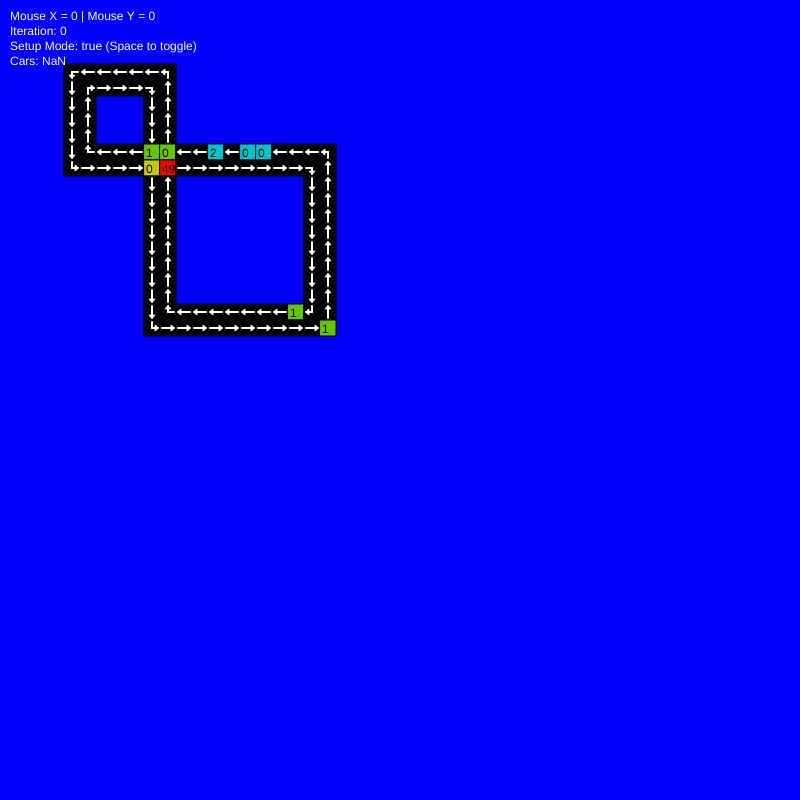
Frame 1 (no input)
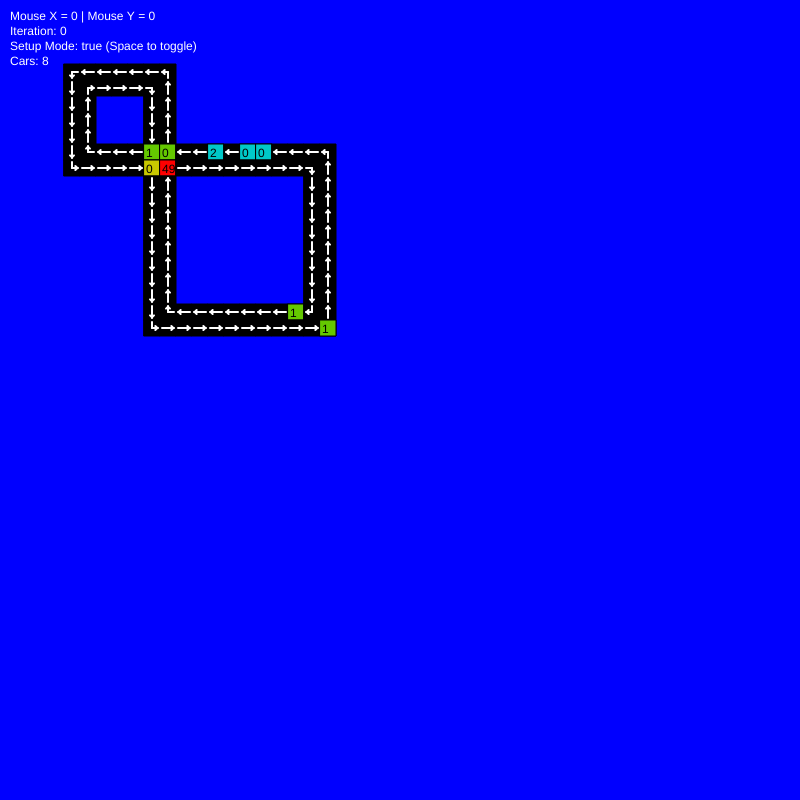
Frame 60 (no input)
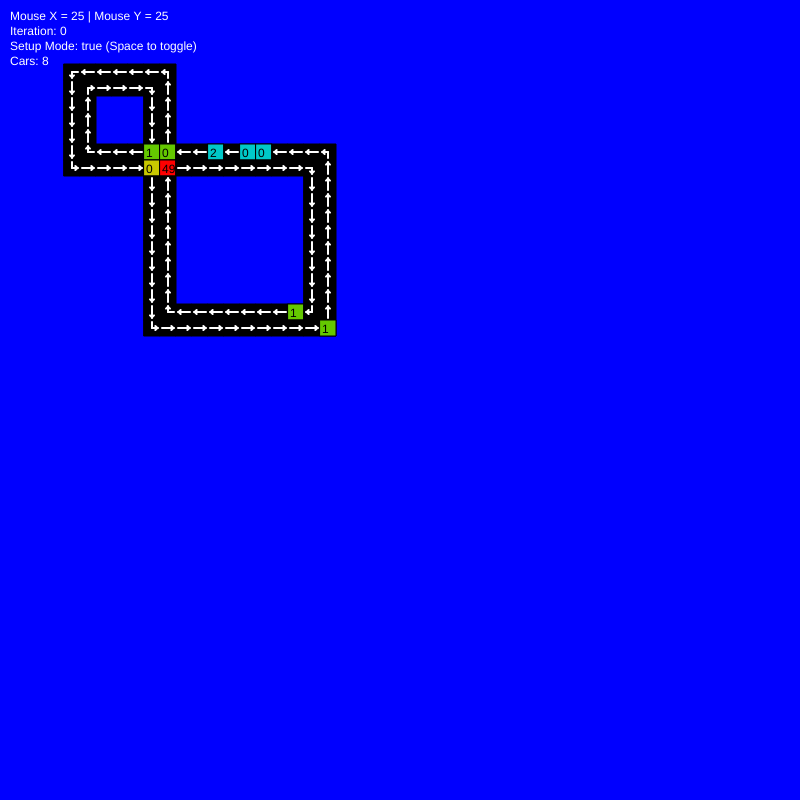
Frame 120 (the mouse pressed at the canvas centre since frame 60)

The p5.js sketch that drew these frames (run headless with seeded random() and noise() and a simulated clock; from frame 60 on, the mouse is pressed at the canvas centre):

// p5.js sketch
// ── sketch.js
// conf_beyond184_testtrack

// EMPTY anything is zero
const EMPTY = 0;

// directions
const NORTH = 1;
const EAST = 2;
const SOUTH = 3;
const WEST = 4;

// types of things on the ground
const ROAD  = 1;
const INTERSECTION = 2;

// types of road "contents"
const CAR = -1;
const WRECK = -2;


function Cell() {
    this.type = EMPTY;

    this.direction = EMPTY;
    this.destination = EMPTY;

    this.content = new Content();
};

function Content() {
    this.type = EMPTY;
    this.cooldown = 0;
    this.wait = 0;
}

//resolution
var resX = 8;
var resY = 8;

//the two fields
var lifeField = [];
var lifeField2 = [];

//variables for swapping around
var currentLF;
var lastLF;
var temp;

//dimensions of the field
var a;
var b;

var iterations = 0;

//mode to place cells
var setupMode = false;
//mode where each cell has a 1 in 10000 chance of randomly changing 



function setup() {
    res = 16;
    resX = res;
    resY = res;
    createCanvas(800, 800);
    //get dimensions
    a = parseInt(width/resX);
    b = parseInt(height/resY);

    a = 32;
    b = 32;


    //create two empty fields
    for(var i = 0; i < a; i++) {
        lifeField[i] = [];
        lifeField2[i] = [];
        for(var j = 0; j < b; j++) {
            lifeField[i][j] = new Cell();
            lifeField2[i][j] = new Cell();
        }
    }
 

    currentLF = lifeField;
    lastLF = lifeField2;

    createRoad(11, 10, EAST, EAST);
    createRoad(12, 10, EAST, EAST);
    createRoad(13, 10, EAST, EAST);
    createRoad(14, 10, EAST, EAST);
    createRoad(15, 10, EAST, EAST);
    createRoad(16, 10, EAST, EAST);
    createRoad(17, 10, EAST, EAST);
    createRoad(18, 10, EAST, EAST);
    createRoad(19, 10, EAST, SOUTH);
    createRoad(19, 11, SOUTH, SOUTH);
    createRoad(19, 12, SOUTH, SOUTH);
    createRoad(19, 13, SOUTH, SOUTH);
    createRoad(19, 14, SOUTH, SOUTH);
    createRoad(19, 15, SOUTH, SOUTH);
    createRoad(19, 16, SOUTH, SOUTH);
    createRoad(19, 17, SOUTH, SOUTH);
    createRoad(19, 18, SOUTH, SOUTH);
    createRoad(19, 19, SOUTH, WEST);
    createRoad(10, 19, WEST, NORTH);
    createRoad(11, 19, WEST, WEST);
    createRoad(12, 19, WEST, WEST);
    createRoad(13, 19, WEST, WEST);
    createRoad(14, 19, WEST, WEST);
    createRoad(15, 19, WEST, WEST);
    createRoad(16, 19, WEST, WEST);
    createRoad(17, 19, WEST, WEST);
    createRoad(18, 19, WEST, WEST);
    createRoad(10, 18, NORTH, NORTH);
    createRoad(10, 17, NORTH, NORTH);
    createRoad(10, 16, NORTH, NORTH);
    createRoad(10, 15, NORTH, NORTH);
    createRoad(10, 14, NORTH, NORTH);
    createRoad(10, 13, NORTH, NORTH);
    createRoad(10, 12, NORTH, NORTH);
    createRoad(10, 11, NORTH, NORTH);
    createRoad(10, 10, NORTH, EAST);

    createRoad(10, 9, WEST, WEST);
    createRoad(11, 9, WEST, WEST);
    createRoad(12, 9, WEST, WEST);
    createRoad(13, 9, WEST, WEST);
    createRoad(14, 9, WEST, WEST);
    createRoad(15, 9, WEST, WEST);
    createRoad(16, 9, WEST, WEST);
    createRoad(17, 9, WEST, WEST);
    createRoad(18, 9, WEST, WEST);
    createRoad(19, 9, WEST, WEST);
    createRoad(20, 9, NORTH, WEST);
    createRoad(20, 10, NORTH, NORTH);
    createRoad(20, 11, NORTH, NORTH);
    createRoad(20, 12, NORTH, NORTH);
    createRoad(20, 13, NORTH, NORTH);
    createRoad(20, 14, NORTH, NORTH);
    createRoad(20, 15, NORTH, NORTH);
    createRoad(20, 16, NORTH, NORTH);
    createRoad(20, 17, NORTH, NORTH);
    createRoad(20, 18, NORTH, NORTH);
    createRoad(20, 19, NORTH, NORTH);
    createRoad(10, 20, EAST, EAST);
    createRoad(11, 20, EAST, EAST);
    createRoad(12, 20, EAST, EAST);
    createRoad(13, 20, EAST, EAST);
    createRoad(14, 20, EAST, EAST);
    createRoad(15, 20, EAST, EAST);
    createRoad(16, 20, EAST, EAST);
    createRoad(17, 20, EAST, EAST);
    createRoad(18, 20, EAST, EAST);
    createRoad(19, 20, EAST, EAST);
    createRoad(20, 20, EAST, NORTH);
    createRoad(9, 20, SOUTH, EAST);
    createRoad(9, 19, SOUTH, SOUTH);
    createRoad(9, 18, SOUTH, SOUTH);
    createRoad(9, 17, SOUTH, SOUTH);
    createRoad(9, 16, SOUTH, SOUTH);
    createRoad(9, 15, SOUTH, SOUTH);
    createRoad(9, 14, SOUTH, SOUTH);
    createRoad(9, 13, SOUTH, SOUTH);
    createRoad(9, 12, SOUTH, SOUTH);
    createRoad(9, 11, SOUTH, SOUTH);
    createRoad(9, 10, SOUTH, SOUTH);
    createRoad(9, 10, SOUTH, SOUTH);

    createRoad(8, 9, WEST, WEST);
    createRoad(7, 9, WEST, WEST);
    createRoad(6, 9, WEST, WEST);
    createRoad(5, 9, WEST, NORTH);
    createRoad(5, 8, NORTH, NORTH);
    createRoad(5, 7, NORTH, NORTH);
    createRoad(5, 6, NORTH, NORTH);
    createRoad(5, 5, NORTH, EAST);
    createRoad(6, 5, EAST, EAST);
    createRoad(7, 5, EAST, EAST);
    createRoad(8, 5, EAST, EAST);
    createRoad(9, 5, EAST, SOUTH);
    createRoad(9, 6, SOUTH, SOUTH);
    createRoad(9, 7, SOUTH, SOUTH);
    createRoad(9, 8, SOUTH, SOUTH);

    createRoad(8, 10, EAST, EAST);
    createRoad(7, 10, EAST, EAST);
    createRoad(6, 10, EAST, EAST);
    createRoad(5, 10, EAST, EAST);
    createRoad(4, 10, SOUTH, EAST);
    createRoad(4, 9, SOUTH, SOUTH);
    createRoad(4, 8, SOUTH, SOUTH);
    createRoad(4, 7, SOUTH, SOUTH);
    createRoad(4, 6, SOUTH, SOUTH);
    createRoad(4, 5, SOUTH, SOUTH);
    createRoad(4, 4, WEST, SOUTH);
    createRoad(5, 4, WEST, WEST);
    createRoad(6, 4, WEST, WEST);
    createRoad(7, 4, WEST, WEST);
    createRoad(8, 4, WEST, WEST);
    createRoad(9, 4, WEST, WEST);
    createRoad(10, 4, NORTH, WEST);
    createRoad(10, 5, NORTH, NORTH);
    createRoad(10, 6, NORTH, NORTH);
    createRoad(10, 7, NORTH, NORTH);
    createRoad(10, 8, NORTH, NORTH);

    createIntersection(9, 9, WEST, SOUTH, SOUTH, WEST);
    createIntersection(10, 9, WEST, NORTH, NORTH, WEST);
    createIntersection(9, 10, EAST, SOUTH, SOUTH, EAST);
    createIntersection(10, 10, EAST, NORTH, NORTH, EAST);

    
    createContent(9, 9, CAR, 0, 0);
    createContent(9, 8, CAR, 0, 0);
    createContent(10, 9, CAR, 0, 0);
    createContent(10, 10, WRECK, 0, 50);
    createContent(19, 19, CAR, 2, 0);
    createContent(19, 20, CAR, 2, 0);
    createContent(14, 9, CAR, 2, 0);
    createContent(15, 9, CAR, 2, 0);
    createContent(16, 9, CAR, 2, 0);

    createContent(9, 9, CAR, 1, 0);
    createContent(10, 9, CAR, 1, 1);
   
    
    setupMode = true;

    //createContent(11, 9, CAR, 1, 0);
    //createContent(12, 9, CAR, 0, 0);
}

function swapDestinationFor9x9() {
    if (getCell(9, 9).destination == SOUTH) {
        getCell(9, 9).destination = WEST;
        getLastCell(9, 9).destination = WEST;
    }
    else if (getCell(9, 9).destination == WEST) {
        getCell(9, 9).destination = SOUTH;
        getLastCell(9, 9).destination = SOUTH;
    }
}


function createContent(x, y, type, cooldown, wait) {
    currentLF[x][y].content.type = type;
    currentLF[x][y].content.cooldown = cooldown;
    currentLF[x][y].content.wait = wait;

    lastLF[x][y].content.type = type;
    lastLF[x][y].content.cooldown = cooldown;
    lastLF[x][y].content.wait = wait;
}

//delta for roads - don't rewrite all of them every single step
function createIntersection(x, y, direction, iDirection, destination, iDestination) {
    currentLF[x][y].type = INTERSECTION;
    currentLF[x][y].direction = direction;
    currentLF[x][y].iDirection = iDirection;
    currentLF[x][y].destination = destination;
    currentLF[x][y].iDestination = iDestination;

    lastLF[x][y].type = INTERSECTION;
    lastLF[x][y].direction = direction;
    lastLF[x][y].iDirection = iDirection;
    lastLF[x][y].destination = destination;
    lastLF[x][y].iDestination = iDestination;
}

function createRoad(x, y, direction, destination) {
    currentLF[x][y].type = ROAD;
    currentLF[x][y].direction = direction;
    currentLF[x][y].destination = destination;

    lastLF[x][y].type = ROAD;
    lastLF[x][y].direction = direction;
    lastLF[x][y].destination = destination;
}

function getCell(x, y) {
    //wraparound
    if(x < 0) {
        x = a + x;
    }
    else if (x >= a) {
        x = x - a;
    }
    if(y < 0) {
        y = b + y;
    }
    else if (y >= b) {
        y = y - b;
    }

    return currentLF[x][y];
}

function getLastCell(x, y) {
    //wraparound
    if(x < 0) {
        x = a + x;
    }
    else if (x >= a) {
        x = x - a;
    }
    if(y < 0) {
        y = b + y;
    }
    else if (y >= b) {
        y = y - b;
    }

    return lastLF[x][y];
}

function getLastNeighborWithDirectionalOffset(x, y, i) {
    var direction;
    if (i > 0) {
        direction = getLastCell(x, y).destination;
    }
    else if (i < 0) {
        direction = getLastCell(x, y).direction;
    }
    else {
        return getLastCell(x, y);
    }

    return getLastNeighborAtDirection(x, y, i, direction);
}

function getLastNeighborAtDirection(x, y, i, direction) {
    switch(direction) {
        case NORTH:
            return getLastCell(x, y - i); 
        case EAST:
            return getLastCell(x + i, y); 
        case SOUTH:
            return getLastCell(x, y + i); 
        case WEST:
            return getLastCell(x - i, y); 
    }
}

// returns a cell depending on given cell's direction
function getLastDirectionalNeighbor(x, y) {
    return getLastNeighborWithDirectionalOffset(x, y, -1);
}
// returns a cell depending on given cell's direction
function getLastForwardsDirectionalNeighbor(x, y) {
    return getLastNeighborWithDirectionalOffset(x, y, 1);
}

//if there is something ahead, return true
function isThereAnObstacleAhead(x, y) {
    for (var i = 1; i < 4; i++) {
        neighbor = getLastNeighborWithDirectionalOffset(x, y, i); 
        if (neighbor.type != ROAD || neighbor.content.type != EMPTY) {
            return true;
        }
    }
    return false;
}

//traverse roads somewhat similarly to a linked list, return car count
function getCarCount(originX, originY, originDestination) {
    var carCount = 0;

    var x = originX;
    var y = originY;
    var destination = originDestination;

    var lastCell = getLastCell(x, y);

    for (var i = 0; i < 20; i++) {
        switch(destination) {
            case NORTH:
                y = y - 1; 
                break;
            case EAST:
                x = x + 1; 
                break;
            case SOUTH:
                y = y + 1; 
                break;
            case WEST:
                x = x - 1; 
                break;
        }
        
        currentCell = getLastCell(x, y);
        
        //going from origin cell to first neighbor to check ignores destination-destination matching
        if ((x != originX && y != originY) && lastCell.destination != currentCell.direction) {
            break;
        }
        
        if (currentCell.content.type == CAR) {
            carCount++;
        }

        lastCell = currentCell;
        destination = lastCell.destination;
    }
    return carCount;
}

function getCarCountBackwards(originX, originY, originDirection) {
    var carCount = 0;

    var x = originX;
    var y = originY;
    var direction = originDirection;

    var lastCell = getLastCell(x, y);

    for (var i = 0; i < 5; i++) {
        switch(direction) {
            case NORTH:
                y = y + 1; 
                break;
            case EAST:
                x = x - 1; 
                break;
            case SOUTH:
                y = y - 1; 
                break;
            case WEST:
                x = x + 1; 
                break;
        }
        
        currentCell = getLastCell(x, y);
        
        //going from origin cell to first neighbor to check ignores direction-destination matching
        if ((x != originX && y != originY) && lastCell.direction != currentCell.destination) {
            break;
        }
        
        if (currentCell.content.type == CAR) {
            carCount++;
        }

        lastCell = currentCell;
        direction = lastCell.direction;
    }
    return carCount;
}




//step process for a single cell
function cellStep(x, y) {
    if (getLastCell(x, y).type == INTERSECTION) {
        if (getLastCell(x, y).iDirection != EMPTY) {
            var carCount = getCarCountBackwards(x, y, getLastCell(x, y).direction);
            var iCarCount = getCarCountBackwards(x, y, getLastCell(x, y).iDirection);

            if (carCount > iCarCount) {
                getCell(x, y).direction = getLastCell(x, y).direction;
                getCell(x, y).iDirection = getLastCell(x, y).iDirection;
            }
            else {
                getCell(x, y).direction = getLastCell(x, y).iDirection;
                getCell(x, y).iDirection = getLastCell(x, y).direction;
            }
        }
        
        if (getLastCell(x, y).iDestination != EMPTY) {
            var carCount = getCarCount(x, y, getLastCell(x, y).destination);
            var iCarCount = getCarCount(x, y, getLastCell(x, y).iDestination);

            if (carCount < iCarCount) {
                getCell(x, y).destination = getLastCell(x, y).destination;
                getCell(x, y).iDestination = getLastCell(x, y).iDestination;
            }
            else {
                getCell(x, y).destination = getLastCell(x, y).iDestination;
                getCell(x, y).iDestination = getLastCell(x, y).destination;
            }
        }

        neighbor = getLastDirectionalNeighbor(x, y);
        iNeighbor = getLastNeighborAtDirection(x, y, -1, getLastCell(x, y).iDirection);
        if (iNeighbor.destination == getLastCell(x, y).iDirection && iNeighbor.content.type == CAR && iNeighbor.content.cooldown != 2 && iNeighbor.content.wait == 0 && neighbor.content.type == CAR && neighbor.content.wait == 0) {
                getCell(x, y).content.type = WRECK;
                getCell(x, y).content.wait = 10;
                print("crash " + iterations);
                return;
        }
        else if (iNeighbor.content.type == CAR && iNeighbor.content.cooldown != 2 && iNeighbor.content.wait == 0 && iNeighbor.destination == getLastCell(x, y).iDirection) {
            getCell(x, y).content.type = CAR;
            getCell(x, y).content.cooldown = iNeighbor.content.cooldown;
            getCell(x, y).content.wait = getCell(x, y).content.cooldown;
            
            //if there is something ahead, slow down
            if (isThereAnObstacleAhead(x, y) == true) {
                if (getCell(x, y).content.cooldown < 2) {
                    getCell(x, y).content.cooldown++;
                }
                getCell(x, y).content.wait = getCell(x, y).content.cooldown;
                return;
            }
            //else, speed up
            if (getCell(x, y).content.cooldown > 0) {
                getCell(x, y).content.cooldown--;
                getCell(x, y).content.wait = getCell(x, y).content.cooldown;
            }
            return;
        }
    }

    if (getLastCell(x, y).type != EMPTY) {
        neighbor = getLastDirectionalNeighbor(x, y);
        //operate on cell "contents"
        if (getLastCell(x, y).content.type == WRECK) {
            getCell(x, y).content.type = WRECK;
            getCell(x, y).content.wait = getLastCell(x, y).content.wait - 1;
            
            if (getCell(x, y).content.wait == 0) {
                getCell(x, y).content.type = EMPTY;
            }
        }
        else if (getLastCell(x, y).content.type == EMPTY || (getLastCell(x, y).content.type == CAR && getLastCell(x, y).content.cooldown != 2 && getLastCell(x, y).content.wait == 0 && neighbor.content.cooldown != 2 && neighbor.content.wait == 0)) {
            if (neighbor.content.type == CAR && neighbor.content.wait == 0 && neighbor.destination == getLastCell(x, y).direction) {
                getCell(x, y).content.type = CAR;
                getCell(x, y).content.cooldown = neighbor.content.cooldown;
                getCell(x, y).content.wait = getCell(x, y).content.cooldown;
                
                //if there is something ahead, slow down
                if (isThereAnObstacleAhead(x, y) == true) {
                    if (getCell(x, y).content.cooldown < 2) {
                        getCell(x, y).content.cooldown++;
                    }
                    getCell(x, y).content.wait = getCell(x, y).content.cooldown;
                    return;
                }
                //else, speed up
                if (getCell(x, y).content.cooldown > 0 && getLastCell(x, y).type == ROAD) {
                    getCell(x, y).content.cooldown--;
                    getCell(x, y).content.wait = getCell(x, y).content.cooldown;
                }
                return;
            }
            else {
                getCell(x, y).content.type = EMPTY;
            }
        }
        else if (getLastCell(x, y).content.type == CAR) {
            //check for incoming crashes first
            neighbor = getLastDirectionalNeighbor(x, y);
            if (neighbor.destination == getLastCell(x, y).direction && neighbor.content.type == CAR && neighbor.content.cooldown != 2 && neighbor.content.wait == 0 && getLastCell(x, y).content.wait != 0) {
                print("crash " + iterations);
                getCell(x, y).content.type = WRECK;
                getCell(x, y).content.wait = 10;
                return;
            }

            if (getLastCell(x, y).content.cooldown == 2) {
                if (getLastCell(x, y).content.wait == 0) {
                    forwardsNeighbor = getLastForwardsDirectionalNeighbor(x, y);
                    if (forwardsNeighbor.type != EMPTY && forwardsNeighbor.content.type == EMPTY && forwardsNeighbor.direction == getLastCell(x, y).destination) {
                        getCell(x, y).content.type = EMPTY;
                    }
                    else {
                        getCell(x, y).content.type = CAR;
                        getCell(x, y).content.cooldown = 2;
                        getCell(x, y).content.wait = 0; 
                    }
                }
                else {
                    getCell(x, y).content.type = CAR;
                    getCell(x, y).content.cooldown = 2;
                    getCell(x, y).content.wait = getLastCell(x, y).content.wait - 1;
                }
            }
            else if (getLastCell(x, y).content.cooldown == 1) {
                if (getLastCell(x, y).content.wait == 0) {
                    //we didn't stop so go and crash
                    getCell(x, y).content.type = EMPTY;
                }
                else {
                    getCell(x, y).content.type = CAR;
                    getCell(x, y).content.cooldown = 1;
                    getCell(x, y).content.wait = 0;
                }
            }
            
            else if (getLastCell(x, y).content.cooldown == 0) {
                //go no matter what
                getCell(x, y).content.type = EMPTY;
            }
        }
    }
}

//swaps the two fields
function swapFields() {
    temp = currentLF;
    currentLF = lastLF;
    lastLF = temp;
}

//perform a single step
function lifeStep() {
    swapFields();
    for(var i = 0; i < a; i++) {
        for(var j = 0; j < b; j++) {
            cellStep(i, j);
        }
    }
    iterations++;
}
function keyPressed() {
    //mode to place cells on screen
    if (key == ' ') {
        setupMode = !setupMode;
    }
    if (keyCode === 67) {
    }
    //place a bunch of random cells on screen
    if (keyCode === 82) {
    }
    if (keyCode === 190) {
        lifeStep();
    }
    if (keyCode === 188) {
        iterations--;
        swapFields();
    }
}

//toggle cell where the mouse is
function mousePressed() {
    x = Math.floor(mouseX/resX);
    y = Math.floor(mouseY/resY);
    print(getCell(x, y));
    if (setupMode == true) {
    }
}

function drawSquare(x, y) {
    cc = currentLF[x][y];
    push();
        rectMode(CENTER);
        translate((x + 0.5) * resX, (y + 0.5) * resY);
        fill(0, 0, 0);
        rect(0, 0, resX, resY);
        if(cc.type == ROAD) {
            stroke(255);
        }
        else if (cc.type = INTERSECTION) {
            stroke(150, 200, 255);
        }
        strokeWeight(2);
        push();
            switch(cc.direction) {
                case NORTH:
                    break;
                case EAST:
                    rotate(0.5 * PI);
                    break;
                case SOUTH:
                    rotate(PI);
                    break;
                case WEST:
                    rotate(-0.5 * PI);
                    break;
            }
            line(0, 0, 0, resY/2 - 2);
        pop();

        push();
            switch(cc.destination) {
                case NORTH:
                    rotate(PI);
                    break;
                case EAST:
                    rotate(-0.5 * PI);
                    break;
                case SOUTH:
                    break;
                case WEST:
                    rotate(0.5 * PI);
                    break;
            }
            line(0, 0, 0, resY/2 - 2);
            line(2, resY/3 - 2, 0, resY/3);
            line(-2, resY/3 - 2, 0, resY/3);
        pop();
    pop();
}
        

var carCount;

function draw() {
    
    //change background depending on mode
    if(setupMode == false) {
        background(100);
        //only swap field pointers if not in setup mode
        //lifeStep();
        swapFields();
        iterations++;
    }
    else {
        background(0, 0, 255);
    }

    for(var i = 0; i < a; i++) {
        for(var j = 0; j < b; j++) {
            cellStep(i, j);
            cc = currentLF[i][j];

            if (cc.type != EMPTY) {
                fill(0, 0, 0);
                //rect(i * resX, j * resY, resX, resY);
                drawSquare(i, j);
                
                if (cc.content.type != EMPTY) {
                    if (cc.content.type == CAR) {
                        carCount++;
                        switch(cc.content.cooldown) {
                            case 2:
                                fill(0, 200, 200);
                                break;
                            case 1:
                                fill(100, 200, 0);
                                break;
                            case 0:
                                fill(200, 200, 0);
                                break;
                        }
                    }
                    else if (cc.content.type == WRECK) {
                        fill(255, 0, 0);
                    }

                    rect(i * resX, j * resY, resX, resY);
                    
                    fill(0);
                    text(cc.content.wait, i * resX + 2, j * resY + 13);
                }
            }
        }
    }

    if (frameCount % 11 == 0) {
        //swapDestinationFor9x9();
    }

    fill(255);
    text('Mouse X = ' + parseInt(mouseX/resX) + " | Mouse Y = " + parseInt(mouseY/resY) +
         "\nIteration: " + iterations + 
         "\nSetup Mode: " + setupMode + " (Space to toggle)" +
         "\nCars: " + carCount,
         10, 20);
    carCount = 0;
}
